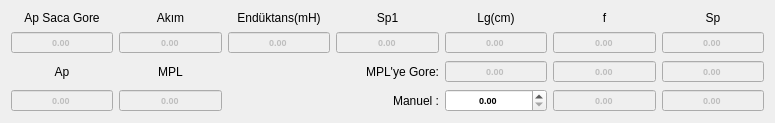
        <widget class="QWidget" name="gridLayoutWidget">
         <property name="geometry">
          <rect>
           <x>230</x>
           <y>20</y>
           <width>775</width>
           <height>108</height>
          </rect>
         </property>
         <layout class="QGridLayout" name="gridLayout">
          <item row="2" column="6">
           <widget class="QDoubleSpinBox" name="doubleSpinBox_Sp_mpl">
            <property name="enabled">
             <bool>false</bool>
            </property>
            <property name="font">
             <font>
              <pointsize>7</pointsize>
              <weight>75</weight>
              <bold>true</bold>
             </font>
            </property>
            <property name="layoutDirection">
             <enum>Qt::LeftToRight</enum>
            </property>
            <property name="autoFillBackground">
             <bool>false</bool>
            </property>
            <property name="alignment">
             <set>Qt::AlignCenter</set>
            </property>
            <property name="buttonSymbols">
             <enum>QAbstractSpinBox::NoButtons</enum>
            </property>
            <property name="decimals">
             <number>2</number>
            </property>
            <property name="maximum">
             <double>999999.000000000000000</double>
            </property>
           </widget>
          </item>
          <item row="2" column="5">
           <widget class="QDoubleSpinBox" name="doubleSpinBox_f_mpl">
            <property name="enabled">
             <bool>false</bool>
            </property>
            <property name="font">
             <font>
              <pointsize>7</pointsize>
              <weight>75</weight>
              <bold>true</bold>
             </font>
            </property>
            <property name="layoutDirection">
             <enum>Qt::LeftToRight</enum>
            </property>
            <property name="autoFillBackground">
             <bool>false</bool>
            </property>
            <property name="alignment">
             <set>Qt::AlignCenter</set>
            </property>
            <property name="buttonSymbols">
             <enum>QAbstractSpinBox::NoButtons</enum>
            </property>
            <property name="decimals">
             <number>2</number>
            </property>
            <property name="maximum">
             <double>999999.000000000000000</double>
            </property>
           </widget>
          </item>
          <item row="0" column="1">
           <widget class="QLabel" name="label_11">
            <property name="text">
             <string>Akım</string>
            </property>
            <property name="alignment">
             <set>Qt::AlignCenter</set>
            </property>
           </widget>
          </item>
          <item row="1" column="2">
           <widget class="QDoubleSpinBox" name="doubleSpinBox_enduktans">
            <property name="enabled">
             <bool>false</bool>
            </property>
            <property name="font">
             <font>
              <pointsize>7</pointsize>
              <weight>75</weight>
              <bold>true</bold>
             </font>
            </property>
            <property name="layoutDirection">
             <enum>Qt::LeftToRight</enum>
            </property>
            <property name="autoFillBackground">
             <bool>false</bool>
            </property>
            <property name="alignment">
             <set>Qt::AlignCenter</set>
            </property>
            <property name="buttonSymbols">
             <enum>QAbstractSpinBox::NoButtons</enum>
            </property>
            <property name="decimals">
             <number>2</number>
            </property>
            <property name="maximum">
             <double>999999.000000000000000</double>
            </property>
           </widget>
          </item>
          <item row="2" column="4">
           <widget class="QDoubleSpinBox" name="doubleSpinBox_Lg_mpl">
            <property name="enabled">
             <bool>false</bool>
            </property>
            <property name="font">
             <font>
              <pointsize>7</pointsize>
              <weight>75</weight>
              <bold>true</bold>
             </font>
            </property>
            <property name="layoutDirection">
             <enum>Qt::LeftToRight</enum>
            </property>
            <property name="autoFillBackground">
             <bool>false</bool>
            </property>
            <property name="alignment">
             <set>Qt::AlignCenter</set>
            </property>
            <property name="buttonSymbols">
             <enum>QAbstractSpinBox::NoButtons</enum>
            </property>
            <property name="decimals">
             <number>2</number>
            </property>
            <property name="maximum">
             <double>999999.000000000000000</double>
            </property>
           </widget>
          </item>
          <item row="1" column="5">
           <widget class="QDoubleSpinBox" name="doubleSpinBox_f_oto">
            <property name="enabled">
             <bool>false</bool>
            </property>
            <property name="font">
             <font>
              <pointsize>7</pointsize>
              <weight>75</weight>
              <bold>true</bold>
             </font>
            </property>
            <property name="layoutDirection">
             <enum>Qt::LeftToRight</enum>
            </property>
            <property name="autoFillBackground">
             <bool>false</bool>
            </property>
            <property name="alignment">
             <set>Qt::AlignCenter</set>
            </property>
            <property name="buttonSymbols">
             <enum>QAbstractSpinBox::NoButtons</enum>
            </property>
            <property name="decimals">
             <number>2</number>
            </property>
            <property name="maximum">
             <double>999999.000000000000000</double>
            </property>
           </widget>
          </item>
          <item row="1" column="0">
           <widget class="QDoubleSpinBox" name="doubleSpinBox_apSacaGore">
            <property name="enabled">
             <bool>false</bool>
            </property>
            <property name="font">
             <font>
              <pointsize>7</pointsize>
              <weight>75</weight>
              <bold>true</bold>
             </font>
            </property>
            <property name="layoutDirection">
             <enum>Qt::LeftToRight</enum>
            </property>
            <property name="autoFillBackground">
             <bool>false</bool>
            </property>
            <property name="alignment">
             <set>Qt::AlignCenter</set>
            </property>
            <property name="buttonSymbols">
             <enum>QAbstractSpinBox::NoButtons</enum>
            </property>
            <property name="decimals">
             <number>2</number>
            </property>
            <property name="maximum">
             <double>999999.000000000000000</double>
            </property>
           </widget>
          </item>
          <item row="0" column="0">
           <widget class="QLabel" name="label_8">
            <property name="text">
             <string>Ap Saca Gore</string>
            </property>
            <property name="alignment">
             <set>Qt::AlignCenter</set>
            </property>
           </widget>
          </item>
          <item row="3" column="6">
           <widget class="QDoubleSpinBox" name="doubleSpinBox_Sp_man">
            <property name="enabled">
             <bool>false</bool>
            </property>
            <property name="font">
             <font>
              <pointsize>7</pointsize>
              <weight>75</weight>
              <bold>true</bold>
             </font>
            </property>
            <property name="layoutDirection">
             <enum>Qt::LeftToRight</enum>
            </property>
            <property name="autoFillBackground">
             <bool>false</bool>
            </property>
            <property name="alignment">
             <set>Qt::AlignCenter</set>
            </property>
            <property name="buttonSymbols">
             <enum>QAbstractSpinBox::NoButtons</enum>
            </property>
            <property name="decimals">
             <number>2</number>
            </property>
            <property name="maximum">
             <double>999999.000000000000000</double>
            </property>
           </widget>
          </item>
          <item row="0" column="2">
           <widget class="QLabel" name="label_12">
            <property name="text">
             <string>Endüktans(mH)</string>
            </property>
            <property name="alignment">
             <set>Qt::AlignCenter</set>
            </property>
           </widget>
          </item>
          <item row="0" column="3">
           <widget class="QLabel" name="label_18">
            <property name="text">
             <string>Sp1</string>
            </property>
            <property name="alignment">
             <set>Qt::AlignCenter</set>
            </property>
           </widget>
          </item>
          <item row="1" column="6">
           <widget class="QDoubleSpinBox" name="doubleSpinBox_Sp_oto">
            <property name="enabled">
             <bool>false</bool>
            </property>
            <property name="font">
             <font>
              <pointsize>7</pointsize>
              <weight>75</weight>
              <bold>true</bold>
             </font>
            </property>
            <property name="layoutDirection">
             <enum>Qt::LeftToRight</enum>
            </property>
            <property name="autoFillBackground">
             <bool>false</bool>
            </property>
            <property name="alignment">
             <set>Qt::AlignCenter</set>
            </property>
            <property name="buttonSymbols">
             <enum>QAbstractSpinBox::NoButtons</enum>
            </property>
            <property name="decimals">
             <number>2</number>
            </property>
            <property name="maximum">
             <double>999999.000000000000000</double>
            </property>
           </widget>
          </item>
          <item row="1" column="1">
           <widget class="QDoubleSpinBox" name="doubleSpinBox_akim_t">
            <property name="enabled">
             <bool>false</bool>
            </property>
            <property name="font">
             <font>
              <pointsize>7</pointsize>
              <weight>75</weight>
              <bold>true</bold>
             </font>
            </property>
            <property name="layoutDirection">
             <enum>Qt::LeftToRight</enum>
            </property>
            <property name="autoFillBackground">
             <bool>false</bool>
            </property>
            <property name="alignment">
             <set>Qt::AlignCenter</set>
            </property>
            <property name="buttonSymbols">
             <enum>QAbstractSpinBox::NoButtons</enum>
            </property>
            <property name="decimals">
             <number>2</number>
            </property>
            <property name="maximum">
             <double>999999.000000000000000</double>
            </property>
           </widget>
          </item>
          <item row="3" column="5">
           <widget class="QDoubleSpinBox" name="doubleSpinBox_f_man">
            <property name="enabled">
             <bool>false</bool>
            </property>
            <property name="font">
             <font>
              <pointsize>7</pointsize>
              <weight>75</weight>
              <bold>true</bold>
             </font>
            </property>
            <property name="layoutDirection">
             <enum>Qt::LeftToRight</enum>
            </property>
            <property name="autoFillBackground">
             <bool>false</bool>
            </property>
            <property name="alignment">
             <set>Qt::AlignCenter</set>
            </property>
            <property name="buttonSymbols">
             <enum>QAbstractSpinBox::NoButtons</enum>
            </property>
            <property name="decimals">
             <number>2</number>
            </property>
            <property name="maximum">
             <double>999999.000000000000000</double>
            </property>
           </widget>
          </item>
          <item row="1" column="3">
           <widget class="QDoubleSpinBox" name="doubleSpinBox_Sp1">
            <property name="enabled">
             <bool>false</bool>
            </property>
            <property name="font">
             <font>
              <pointsize>7</pointsize>
              <weight>75</weight>
              <bold>true</bold>
             </font>
            </property>
            <property name="layoutDirection">
             <enum>Qt::LeftToRight</enum>
            </property>
            <property name="autoFillBackground">
             <bool>false</bool>
            </property>
            <property name="alignment">
             <set>Qt::AlignCenter</set>
            </property>
            <property name="buttonSymbols">
             <enum>QAbstractSpinBox::NoButtons</enum>
            </property>
            <property name="decimals">
             <number>2</number>
            </property>
            <property name="maximum">
             <double>999999.000000000000000</double>
            </property>
           </widget>
          </item>
          <item row="1" column="4">
           <widget class="QDoubleSpinBox" name="doubleSpinBox_Lg_oto">
            <property name="enabled">
             <bool>false</bool>
            </property>
            <property name="font">
             <font>
              <pointsize>7</pointsize>
              <weight>75</weight>
              <bold>true</bold>
             </font>
            </property>
            <property name="layoutDirection">
             <enum>Qt::LeftToRight</enum>
            </property>
            <property name="autoFillBackground">
             <bool>false</bool>
            </property>
            <property name="alignment">
             <set>Qt::AlignCenter</set>
            </property>
            <property name="buttonSymbols">
             <enum>QAbstractSpinBox::NoButtons</enum>
            </property>
            <property name="decimals">
             <number>2</number>
            </property>
            <property name="maximum">
             <double>999999.000000000000000</double>
            </property>
           </widget>
          </item>
          <item row="0" column="5">
           <widget class="QLabel" name="label_20">
            <property name="text">
             <string>f</string>
            </property>
            <property name="alignment">
             <set>Qt::AlignCenter</set>
            </property>
           </widget>
          </item>
          <item row="3" column="4">
           <widget class="QDoubleSpinBox" name="doubleSpinBox_Lg_man">
            <property name="enabled">
             <bool>true</bool>
            </property>
            <property name="font">
             <font>
              <pointsize>7</pointsize>
              <weight>75</weight>
              <bold>true</bold>
             </font>
            </property>
            <property name="layoutDirection">
             <enum>Qt::LeftToRight</enum>
            </property>
            <property name="autoFillBackground">
             <bool>false</bool>
            </property>
            <property name="alignment">
             <set>Qt::AlignCenter</set>
            </property>
            <property name="buttonSymbols">
             <enum>QAbstractSpinBox::UpDownArrows</enum>
            </property>
            <property name="decimals">
             <number>2</number>
            </property>
            <property name="maximum">
             <double>999999.000000000000000</double>
            </property>
            <property name="singleStep">
             <double>0.050000000000000</double>
            </property>
           </widget>
          </item>
          <item row="0" column="6">
           <widget class="QLabel" name="label_21">
            <property name="text">
             <string>Sp</string>
            </property>
            <property name="alignment">
             <set>Qt::AlignCenter</set>
            </property>
           </widget>
          </item>
          <item row="0" column="4">
           <widget class="QLabel" name="label_19">
            <property name="text">
             <string>Lg(cm)</string>
            </property>
            <property name="alignment">
             <set>Qt::AlignCenter</set>
            </property>
           </widget>
          </item>
          <item row="3" column="3">
           <widget class="QLabel" name="label_17">
            <property name="text">
             <string>Manuel :</string>
            </property>
            <property name="alignment">
             <set>Qt::AlignRight|Qt::AlignTrailing|Qt::AlignVCenter</set>
            </property>
           </widget>
          </item>
          <item row="2" column="3">
           <widget class="QLabel" name="label_25">
            <property name="text">
             <string>MPL'ye Gore:</string>
            </property>
            <property name="alignment">
             <set>Qt::AlignRight|Qt::AlignTrailing|Qt::AlignVCenter</set>
            </property>
           </widget>
          </item>
          <item row="3" column="1">
           <widget class="QDoubleSpinBox" name="doubleSpinBox_mpl">
            <property name="enabled">
             <bool>false</bool>
            </property>
            <property name="font">
             <font>
              <pointsize>7</pointsize>
              <weight>75</weight>
              <bold>true</bold>
             </font>
            </property>
            <property name="layoutDirection">
             <enum>Qt::LeftToRight</enum>
            </property>
            <property name="autoFillBackground">
             <bool>false</bool>
            </property>
            <property name="alignment">
             <set>Qt::AlignCenter</set>
            </property>
            <property name="buttonSymbols">
             <enum>QAbstractSpinBox::NoButtons</enum>
            </property>
            <property name="decimals">
             <number>2</number>
            </property>
            <property name="maximum">
             <double>999999.000000000000000</double>
            </property>
           </widget>
          </item>
          <item row="2" column="1">
           <widget class="QLabel" name="label_26">
            <property name="text">
             <string>MPL</string>
            </property>
            <property name="alignment">
             <set>Qt::AlignCenter</set>
            </property>
           </widget>
          </item>
          <item row="2" column="0">
           <widget class="QLabel" name="label_27">
            <property name="text">
             <string>Ap</string>
            </property>
            <property name="alignment">
             <set>Qt::AlignCenter</set>
            </property>
           </widget>
          </item>
          <item row="3" column="0">
           <widget class="QDoubleSpinBox" name="doubleSpinBox_Ap">
            <property name="enabled">
             <bool>false</bool>
            </property>
            <property name="font">
             <font>
              <pointsize>7</pointsize>
              <weight>75</weight>
              <bold>true</bold>
             </font>
            </property>
            <property name="layoutDirection">
             <enum>Qt::LeftToRight</enum>
            </property>
            <property name="autoFillBackground">
             <bool>false</bool>
            </property>
            <property name="alignment">
             <set>Qt::AlignCenter</set>
            </property>
            <property name="buttonSymbols">
             <enum>QAbstractSpinBox::NoButtons</enum>
            </property>
            <property name="decimals">
             <number>2</number>
            </property>
            <property name="maximum">
             <double>999999.000000000000000</double>
            </property>
           </widget>
          </item>
         </layout>
        </widget>
